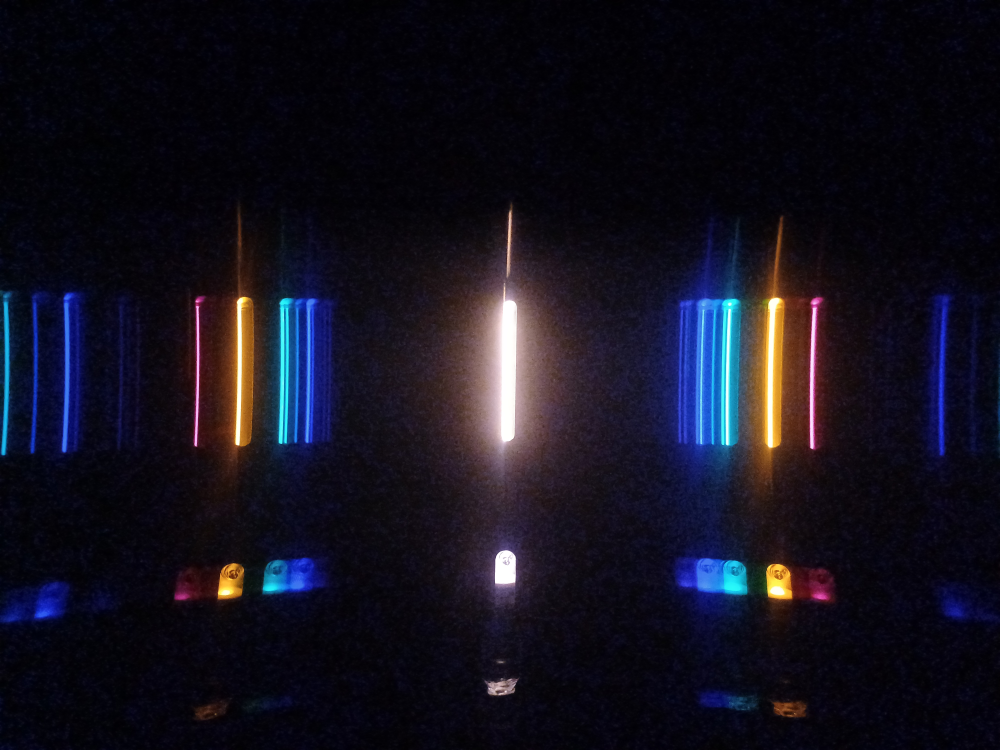
#> input picture lamps_new/2.jpg, 4000 x 3000 px (shown at 1/4 size)
$ jupyter execute --allow-errors lamps_He.ipynb
#> lines starting #> are read from the running program, lines starting #| are printed output that depends on the picture
[cell 1]
from matplotlib import image
import numpy as np
import matplotlib.pyplot as plt
from scipy.signal import find_peaks
import scipy.ndimage as ndimage

[cell 2]
# This notebook measures the spectral lines of a He lamp using the calibration data from the Hg lamp

[cell 3]
# Set the horizontal limits of the spectrum image
low_limit = 250
up_limit = 750

[cell 4]
# Plot the spectrum image with the horizontal limits

img = image.imread('lamps_new/2.jpg')
#> img is the input picture: shape (3000, 4000, 3); mean R, G, B 19.6, 17.3, 29.9
img = ndimage.rotate(img, +0.2)
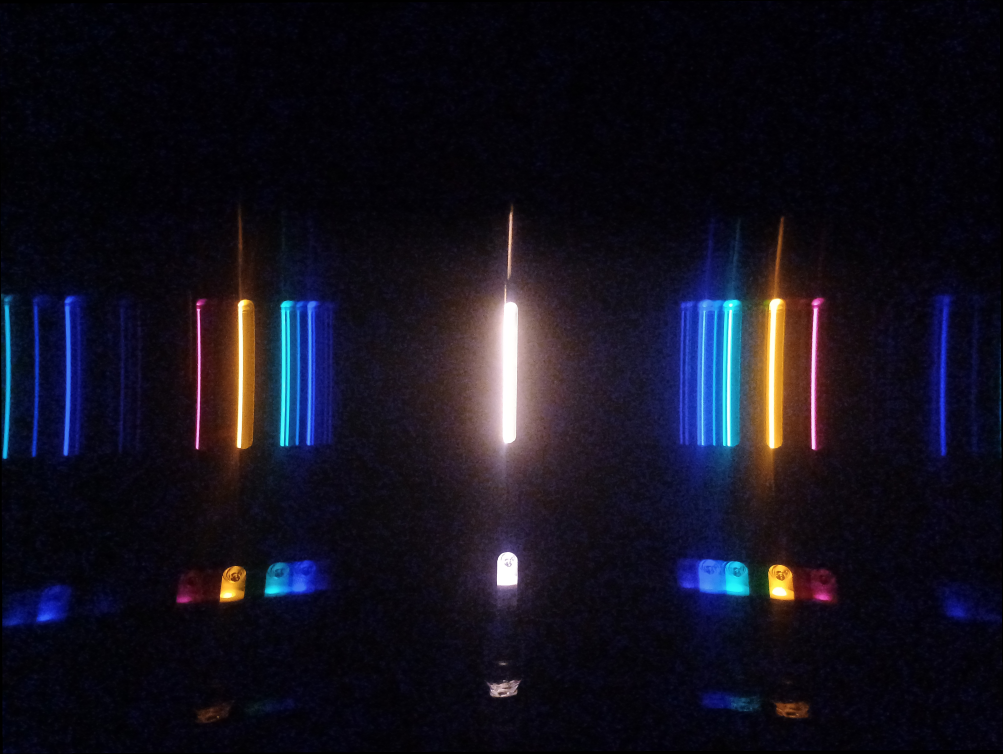
#> img: shape (3014, 4010, 3) (shown at 1/4 size); mean R, G, B 19.5, 17.1, 29.7
img = img[1000:2000, :, :]
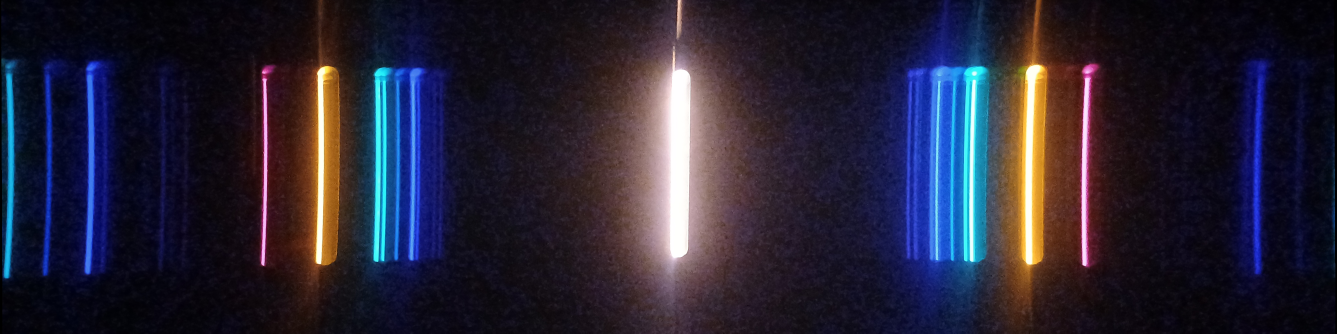
#> img: shape (1000, 4010, 3) (shown at 1/3 size); mean R, G, B 40.3, 36.4, 53.9

plt.figure(figsize = (15, 7))
plt.imshow(img)
plt.hlines(y=[low_limit, up_limit], xmin=0,
           xmax=img.shape[1]-1, colors='red', linewidth=2)
plt.show()
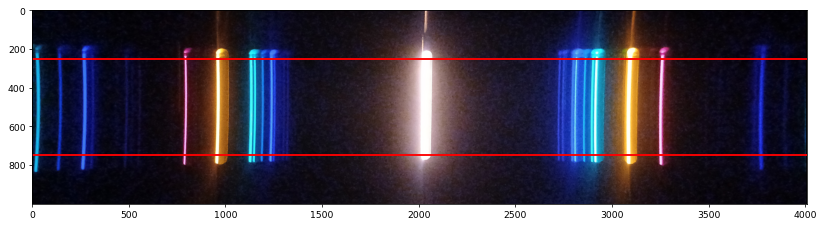
#> figure drawn by matplotlib, 1 panel

[cell 5]
from scipy.signal import savgol_filter
from BaselineRemoval import BaselineRemoval

signal = np.linalg.norm(np.sum(img[low_limit:up_limit, :, :], axis=0), axis=1)
#> signal = 4010 values, max 220494.9 at index 2023, min 0 at index 0, mean 54880.8
signal /= np.max(signal)
#> signal = 4010 values, max 1 at index 2023, min 0 at index 0, mean 0.249

signal = savgol_filter(signal, 14, 7)
#> signal = 4010 values, max 1 at index 2023, min -0.0175 at index 4007, mean 0.249

#> (the rest of this cell did not finish here and is left out)

[cell 6]
plt.figure(figsize = (16, 5))
plt.title("Savgol and Baseline Corrected Signal")
plt.plot(signal)
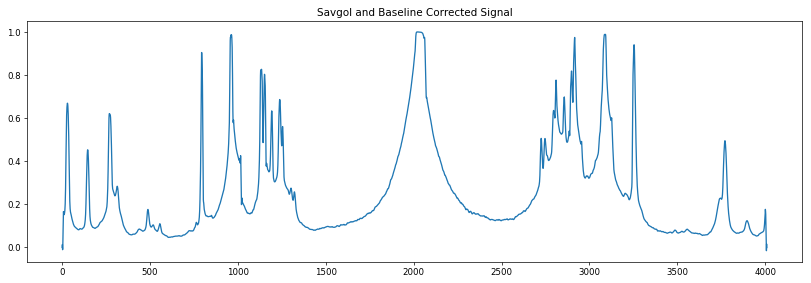
#> figure drawn by matplotlib, 1 panel; curve peaks at x = 2023, y = 1

[cell 7]
# Set the limits for the first order spectrum and the peakpicking threshold
small_limit = 550
large_limit = 3500
thr = 0.1
peaks, _ = find_peaks(signal, height=thr, prominence=0.05)
#> peaks = 23 values from 30 to 4001

[cell 8]
fig, ax = plt.subplots(figsize = (16, 5))

ax.plot(signal)
ax.plot(peaks, signal[peaks], "x")

ax.vlines(small_limit, 0, 1, "r")
ax.vlines(large_limit, 0, 1, "r")
ax.hlines(thr, 0, 4020, "r")
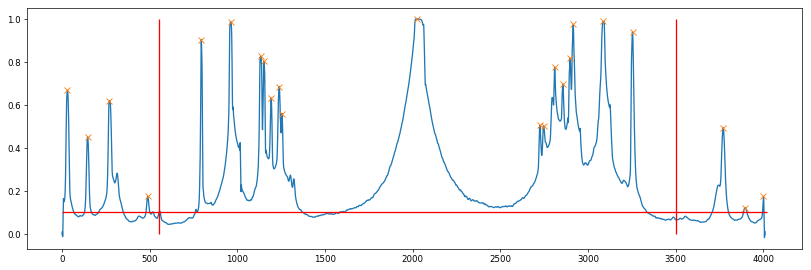
#> figure drawn by matplotlib, 1 panel; curve peaks at x = 2023, y = 1; curve peaks at x = 2023, y = 1

[cell 9]
# Plot the spectrum and the image superimposed
fig, ax = plt.subplots(figsize = (16, 5))

ax.imshow(img)

ax.plot(1000*signal, "g")
ax.plot(peaks, 1000*signal[peaks], "x")

ax.vlines(small_limit, 0, 1000, "r")
ax.vlines(large_limit, 0, 1000, "r")
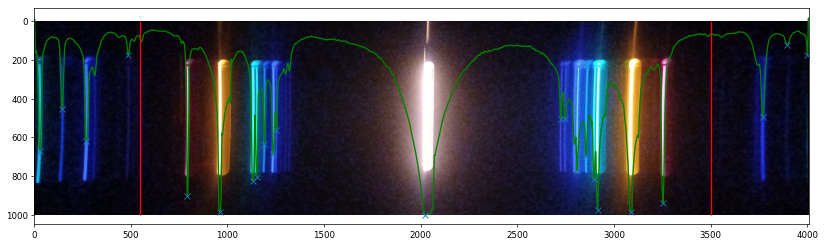
#> figure drawn by matplotlib, 1 panel

[cell 10]
# Get the peaks inside the limits
good_peaks = np.array(
    [peak for peak in peaks if small_limit <= peak <= large_limit])
#> good_peaks = [793, 963, 1134, 1151, 1192, 1238, 1254, 2023, 2726, 2747, 2810, 2857, 2898, 2916, 3087, 3254]
good_peaks
#> Out has the same summary as good_peaks

[cell 11]
mid_value = 2000
mid_peak = min(good_peaks, key=lambda x: abs(x - mid_value))
#> mid_peak = 2023
distances = np.abs(good_peaks-mid_peak)
#> distances = [1230, 1060, 889, 872, 831, 785, 769, 0, 703, 724, 787, 834, 875, 893, 1064, 1231]
mid_index = np.argmin(distances)
#> mid_index = 7
distances
#> Out has the same summary as distances

[cell 12]
right_distances = distances[mid_index+1:]
#> right_distances = [703, 724, 787, 834, 875, 893, 1064, 1231]
right_distances
#> Out = [703, 724, 787, 834, 875, 893, 1064, 1231]

[cell 13]
left_distances = distances[:mid_index][::-1]
#> left_distances = [769, 785, 831, 872, 889, 1060, 1230]
left_distances
#> Out = [769, 785, 831, 872, 889, 1060, 1230]

[cell 14]
mean_distances = []
i = 0
j = 0
thr = 10

while i < len(right_distances) and j < len(left_distances):
    if np.abs(right_distances[i]-left_distances[j]) < thr:
        mean_distances.append(0.5*(right_distances[i]+left_distances[j]))
        i += 1
        j += 1
    elif right_distances[i] < left_distances[j]:
        mean_distances.append(right_distances[i])
        i += 1
    else:
        mean_distances.append(left_distances[j])
        j += 1
#> this loop made 9 passes
#> after the loop, i = 8; j = 7; mean_distances = [703, 724, 769, 786, 832.5, 873.5, 891, 1062, 1230.5]

if i < len(right_distances):
    mean_distances += list(right_distances[i:])
else:
    mean_distances += list(left_distances[i:])

mean_distances = np.array(mean_distances)

[cell 15]
mean_distances
#> Out has the same summary as mean_distances

[cell 16]
# Compute the wavelengths using the calibrated grating constant and focal length

[cell 17]
d = 1.6811262998600208e-06
D = 2850.1717788971596

[cell 18]
lambdas = d * ((D/mean_distances)**2+1)**(-0.5)
#> lambdas = [4.03e-07, 4.14e-07, 4.38e-07, 4.47e-07, 4.71e-07, 4.93e-07, 5.02e-07, 5.87e-07, 6.66e-07]
lambdas *= 1e9
#> lambdas = [402.6, 413.9, 437.9, 446.9, 471.3, 492.6, 501.6, 587, 666.3]
lambdas
#> Out has the same summary as lambdas

[cell 19]
measured_lambdas = np.array([401.5075719, 446.92586829, 471.34142045,492.60445268, 501.60273107, 587.94982333, 666.34217111])
good_lambdas = np.array([402.6, 447.1, 471.3, 492.1, 501.5, 587.5, 667.8])
np.abs(measured_lambdas - good_lambdas)

[cell 20]
np.mean(np.abs(measured_lambdas - good_lambdas)*10)

[cell 21]
# The average error is around 5.5A

[cell 22]
# Compute the wavelengths using the calibrated 2nd order polynomial model

[cell 23]
poly = np.poly1d([-7.48542813e-14,  6.45966427e-10, -1.45577201e-08])

[cell 24]
poly(mean_distances)*1e9
#> Out = [402.6, 413.9, 437.9, 446.9, 471.3, 492.6, 501.6, 587, 667]
